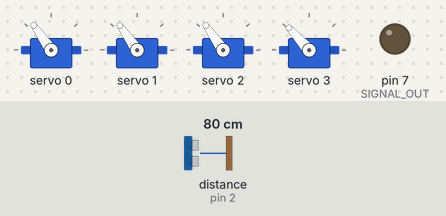
A sketch run on a simulated Arduino Uno, built with avr-gcc and run on an emulated ATmega328P. Parts: 4 × servo, output pins drawn as LEDs (lit = HIGH). Wiring (inferred from the names in the program): ultrasonic range finder: trigger pin 3; echo pin 2. The test bench sets the inputs (shaded band); at power-on: distance to the obstacle (sensor on pin 2) 80 cm. The echo pulse lasts 58.3 µs per cm; pins used as bus, display or sensor lines are not drawn; what the sketch prints to the serial monitor is not drawn. At 22.9 s the program stops and its outputs stay as they are.

Above: at 1.7 s.
1.8 s: distance to the obstacle (sensor on pin 2) set to 13 cm
3.3 s: distance to the obstacle (sensor on pin 2) set to 10 cm
At 6.2 s:
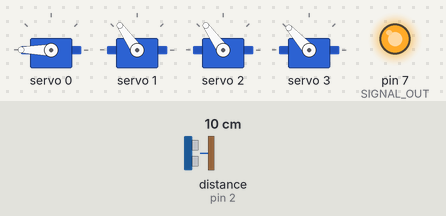
At 12.8 s:
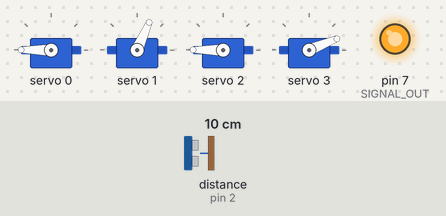
Timing chart, 0 to 24.4 s (numbered marks = the images above; inputs shaded):
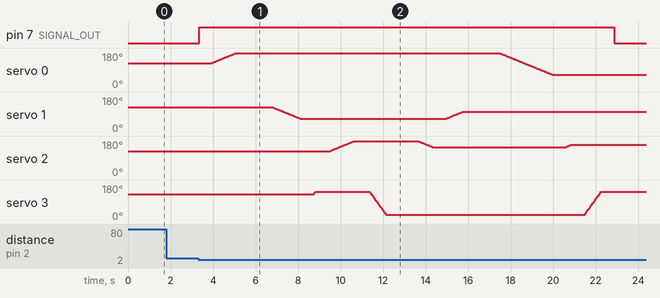

The sketch:

ARM2.ino
```cpp
/*
========================================================
ARDUINO 2 — ARM 2
With Inverse Kinematics
Watches sensor automatically
When object detected → signals ARM1 to stop belt
Then ARM2 PICK + PUT
TRIG=3, ECHO=2
SIGNAL OUT = PIN 7 (to Arduino 1)
========================================================
*/

#include <Wire.h>
#include <Adafruit_PWMServoDriver.h>
#include <math.h>

Adafruit_PWMServoDriver pca = Adafruit_PWMServoDriver(0x40);

#define SERVO_MIN 150
#define SERVO_MAX 600
#define SERVO_FREQ 50

#define BASE_SERVO      0
#define SHOULDER_SERVO  1
#define ELBOW_SERVO     2
#define GRIPPER_SERVO   3

#define TRIG_PIN      3
#define ECHO_PIN      2
#define STOP_DISTANCE 10

#define SIGNAL_OUT 7

// ================= ARM LENGTHS (cm) =================
#define L1 9.0
#define L2 9.0

int baseAngle     = 90;
int shoulderAngle = 90;
int elbowAngle    = 90;
int gripperAngle  = 90;

// ====================================================
// INVERSE KINEMATICS
// ====================================================
struct IKResult {
  int shoulder;
  int elbow;
  bool reachable;
};

IKResult solveIK(float x, float y) {
  IKResult result;

  float dist = sqrt(x * x + y * y);

  if (dist > (L1 + L2) || dist < abs(L1 - L2)) {
    result.reachable = false;
    result.shoulder = 90;
    result.elbow = 90;
    return result;
  }

  float cosElbow = (x * x + y * y - L1 * L1 - L2 * L2) / (2 * L1 * L2);
  cosElbow = constrain(cosElbow, -1.0, 1.0);
  float elbowRad = acos(cosElbow);

  float k1 = L1 + L2 * cos(elbowRad);
  float k2 = L2 * sin(elbowRad);
  float shoulderRad = atan2(y, x) - atan2(k2, k1);

  result.shoulder = (int)(degrees(shoulderRad));
  result.elbow    = (int)(degrees(elbowRad));
  result.reachable = true;

  return result;
}

// ====================================================
// SETUP
// ====================================================
void setup() {
  Serial.begin(9600);
  Wire.begin();
  pca.begin();
  pca.setPWMFreq(SERVO_FREQ);

  pinMode(TRIG_PIN, OUTPUT);
  pinMode(ECHO_PIN, INPUT);

  pinMode(SIGNAL_OUT, OUTPUT);
  digitalWrite(SIGNAL_OUT, LOW);

  delay(500);

  writeServo(BASE_SERVO,     baseAngle);
  writeServo(SHOULDER_SERVO, shoulderAngle);
  writeServo(ELBOW_SERVO,    elbowAngle);
  writeServo(GRIPPER_SERVO,  gripperAngle);

  Serial.println("ARM2 Ready — IK System Active");
  Serial.println("Watching sensor...");
}

// ====================================================
// LOOP
// ====================================================
void loop() {

  long dist = getDistance();
  Serial.print("ARM2 Distance: ");
  Serial.print(dist);
  Serial.println(" cm");

  if (dist > 0 && dist <= STOP_DISTANCE) {

    digitalWrite(SIGNAL_OUT, HIGH);
    Serial.println("Object detected — signaling ARM1 to stop belt!");

    delay(500);

    Serial.println("ARM2 PICK starting...");
    arm2Pick();
    delay(800);

    Serial.println("ARM2 PUT starting...");
    arm2Put();

    digitalWrite(SIGNAL_OUT, LOW);
    Serial.println("ALL DONE");
    while (true);
  }

  delay(200);
}

// ====================================================
// ARM 2 PICK — B180 S40 G100 E140 G10
// ====================================================
void arm2Pick() {

  // B180 — base direct
  smoothMove(BASE_SERVO, baseAngle, 180);
  baseAngle = 180;
  delay(600);

  // S40 E140 — solve via IK
  IKResult ik1 = solveIK(15.0, 3.0);
  Serial.print("IK PICK1 → Shoulder: "); Serial.print(ik1.shoulder);
  Serial.print(" Elbow: "); Serial.println(ik1.elbow);
  smoothMove(SHOULDER_SERVO, shoulderAngle, 40);
  shoulderAngle = 40;
  delay(600);

  // G100 — gripper direct
  smoothMove(GRIPPER_SERVO, gripperAngle, 100);
  gripperAngle = 100;
  delay(600);

  // E140 — solve via IK
  IKResult ik2 = solveIK(16.0, 1.0);
  Serial.print("IK PICK2 → Elbow: "); Serial.println(ik2.elbow);
  smoothMove(ELBOW_SERVO, elbowAngle, 140);
  elbowAngle = 140;
  delay(600);

  // G10 — gripper direct
  smoothMove(GRIPPER_SERVO, gripperAngle, 10);
  gripperAngle = 10;
  delay(600);

  Serial.println("ARM2 PICK done");
}

// ====================================================
// ARM 2 PUT — E110 S70 B40 E120 G100
// ====================================================
void arm2Put() {

  // E110 — solve via IK
  IKResult ik1 = solveIK(13.0, 6.0);
  Serial.print("IK PUT1 → Elbow: "); Serial.println(ik1.elbow);
  smoothMove(ELBOW_SERVO, elbowAngle, 110);
  elbowAngle = 110;
  delay(600);

  // S70 — solve via IK
  IKResult ik2 = solveIK(11.0, 9.0);
  Serial.print("IK PUT2 → Shoulder: "); Serial.println(ik2.shoulder);
  smoothMove(SHOULDER_SERVO, shoulderAngle, 70);
  shoulderAngle = 70;
  delay(600);

  // B40 — base direct
  smoothMove(BASE_SERVO, baseAngle, 40);
  baseAngle = 40;
  delay(600);

  // E120 — solve via IK
  IKResult ik3 = solveIK(12.0, 7.0);
  Serial.print("IK PUT3 → Elbow: "); Serial.println(ik3.elbow);
  smoothMove(ELBOW_SERVO, elbowAngle, 120);
  elbowAngle = 120;
  delay(600);

  // G100 — gripper direct
  smoothMove(GRIPPER_SERVO, gripperAngle, 100);
  gripperAngle = 100;
  delay(600);

  Serial.println("ARM2 PUT done");
}

// ====================================================
// GET DISTANCE
// ====================================================
long getDistance() {
  digitalWrite(TRIG_PIN, LOW);
  delayMicroseconds(2);
  digitalWrite(TRIG_PIN, HIGH);
  delayMicroseconds(10);
  digitalWrite(TRIG_PIN, LOW);
  long duration = pulseIn(ECHO_PIN, HIGH, 30000);
  return duration * 0.034 / 2;
}

// ====================================================
// SMOOTH MOVE
// ====================================================
void smoothMove(byte servo, int currentAngle, int targetAngle) {
  int spd = (servo == GRIPPER_SERVO) ? 8 : 25;

  if (currentAngle < targetAngle) {
    for (int angle = currentAngle; angle <= targetAngle; angle++) {
      writeServo(servo, angle);
      delay(spd);
    }
  } else {
    for (int angle = currentAngle; angle >= targetAngle; angle--) {
      writeServo(servo, angle);
      delay(spd);
    }
  }
}

// ====================================================
// WRITE SERVO
// ====================================================
void writeServo(byte channel, int angle) {
  angle = constrain(angle, 0, 180);
  int servoMin = (channel == GRIPPER_SERVO) ? 130 : SERVO_MIN;
  int servoMax = (channel == GRIPPER_SERVO) ? 650 : SERVO_MAX;
  int pulse = map(angle, 0, 180, servoMin, servoMax);
  pca.setPWM(channel, 0, pulse);
}
```

Measured:
- the behaviour switches between 12 and 11 cm on distance to the obstacle (sensor on pin 2) (found by bisection; images 0 and 1)
- after the input at 1.8 s, every drawn part: stays the same
- after the input at 3.3 s, pin 7 (SIGNAL_OUT): LOW → HIGH after 0.06 s, → LOW 19.5 s later; servo 0: rises from 125° to 180° in 1.2 s, then falls to 66° in 14.9 s
